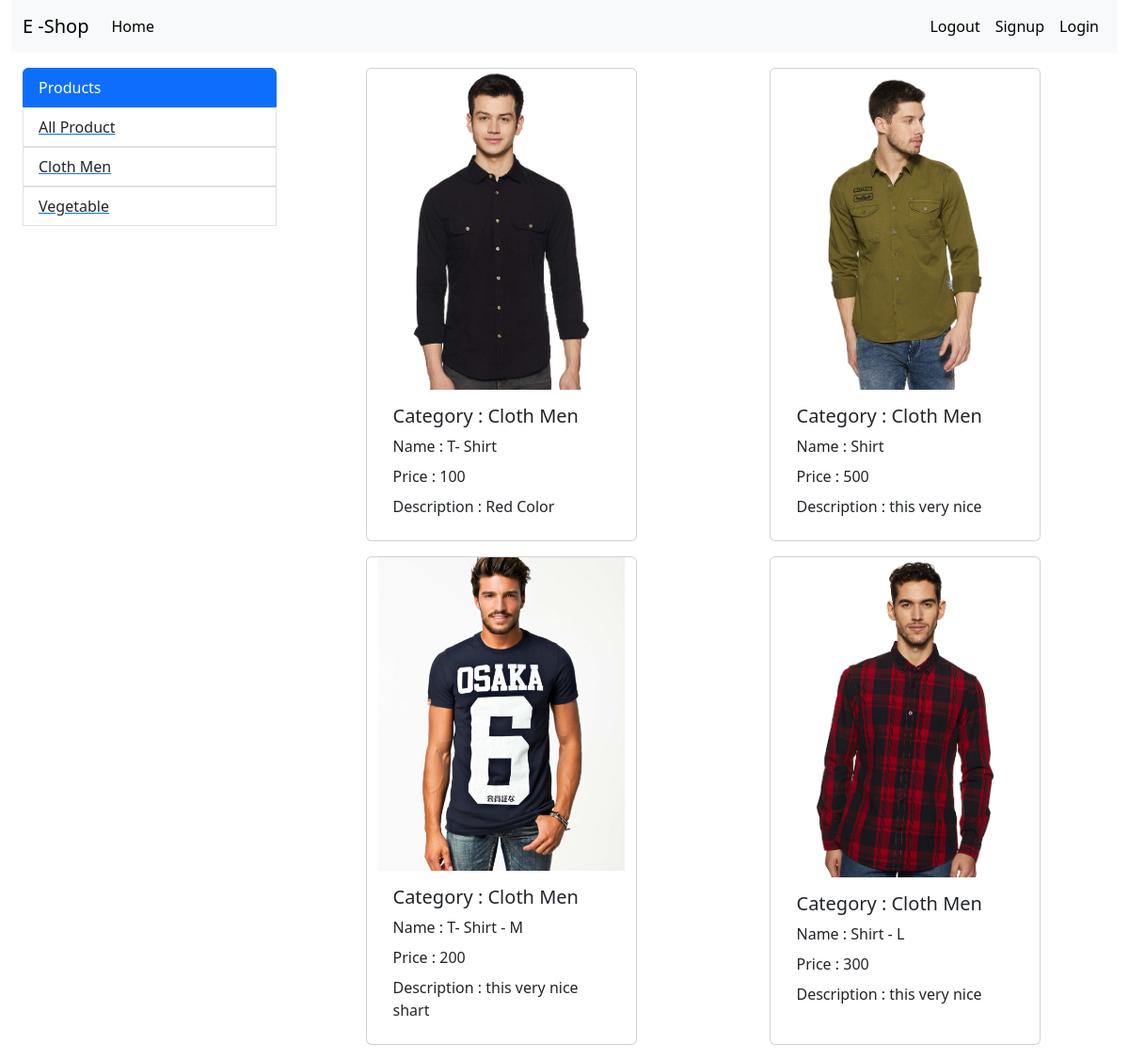
Screenshot of /?categoryid=1 with the database file from the repository.
### store/models/category.py (models this page shows)
class Category(models.Model):
	name = models.CharField(max_length=20)
	def __str__(self):
		return self.name

### store/models/product.py (models this page shows)
class Product(models.Model):
    name = models.CharField(max_length=50)
    price = models.IntegerField(default=0)
    category = models.ForeignKey(Category, on_delete=models.CASCADE, default=1)
    description = models.CharField(max_length=200, default='' , null=True , blank=True)
    image = models.ImageField(upload_to='uploads/products/')

### store/views/home.py (the view)
# urls.py: path('', home.index, name='homepage'),
def index(request):
	productdata = None
	categoryID = request.GET.get('categoryid')
	if categoryID:
		productdata = Product.objects.filter(category=categoryID)
	else:
		productdata = Product.objects.all()
	categorydata = Category.objects.all()
	data = {'product': productdata,'category':categorydata}
	return render(request, 'index.html', data)

### store/templates/index.html
 {% extends 'base.html' %}
	{% block content %}
	<div class="container-fluid mt-3">
      <div class="row mx-auto" >
        <div class="col-lg-3 mx-auto">
          <ul class="list-group">
            <li class="list-group-item active" aria-current="true">Products</li>
			<a href="/">
				<li class="list-group-item">All Product </li>
			  </a>
            {% for ele1 in category %}
			<a href="/?categoryid={{ele1.id}}">
              <li class="list-group-item">{{ele1.name}}</li>
			</a>
            {% endfor %}
          </ul>
        </div>
        <div class="col-lg-9 mx-auto ">
          <div class="row mx-auto ">
            {% for ele in product %}
				<div class="card mx-auto mb-3" style="width: 18rem">
				<img src="{{ele.image.url}}" />
				<div class="card-body">
					<h5 class="card-title">Category : {{ ele.category }}</h5>
					<p class="card-title">Name : {{ ele.name }}</p>
					<p class="card-title">Price : {{ ele.price }}</p>
					<p class="card-title">Description : {{ ele.description }}</p>
				</div>
				</div>
            {% endfor %}
          </div>
        </div>
      </div>
    </div>
	{% endblock %}

### rows the page displays
Category: name "Cloth Men"
Category: name "Vegetable"
Product: image (picture), category "Cloth Men", name "T- Shirt", price "100", description "Red Color"
Product: image (picture), category "Cloth Men", name "Shirt", price "500", description "this very nice"
Product: image (picture), category "Cloth Men", name "T- Shirt - M", price "200", description "this very nice shart"
Product: image (picture), category "Cloth Men", name "Shirt - L", price "300", description "this very nice"
